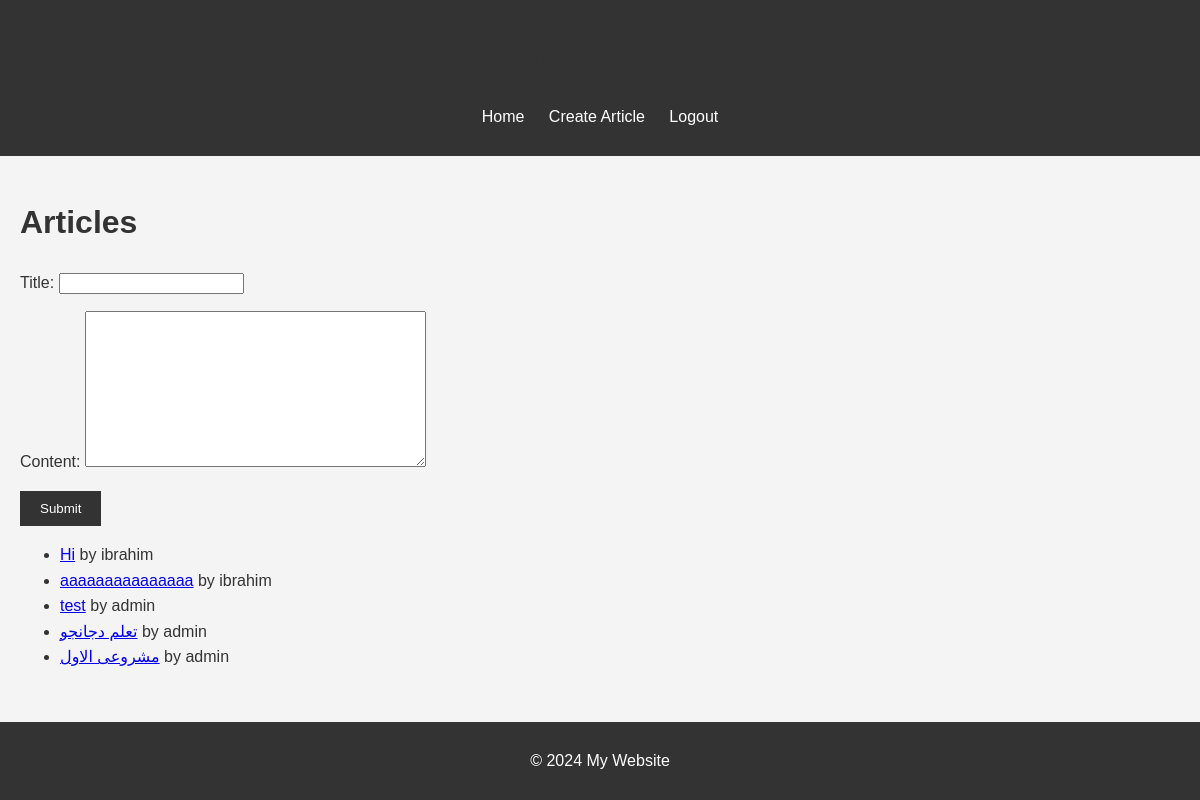
Screenshot of /blog/ (signed in) with the database file from the repository.
### blog/models.py (models this page shows, shortened)
class Article(models.Model):
    title = models.CharField(max_length=100)
    content = models.TextField()
    author = models.ForeignKey(User, on_delete=models.CASCADE)
    created_at = models.DateTimeField(auto_now_add=True)

### blog/views.py (the view)
# urls.py: path('', home, name='home'),
@login_required
def home(request):
    articles = Article.objects.all()
    if request.method == 'POST':
        form = ArticleForm(request.POST)
        if form.is_valid():
            article = form.save(commit=False)
            article.author = request.user
            article.save()
            return redirect('home')
    else:
        form = ArticleForm()
    return render(request, 'home.html', {'form': form, 'articles': articles})

### blog/forms.py
class ArticleForm(forms.ModelForm):
    class Meta:
        model = Article
        fields = ['title', 'content']

### blog/templates/home.html (shortened to what this page needs)
{% extends 'base.html' %}
{% block content %}
  <h1>Articles</h1>
  <form method="post">
    {{ form.as_p }}
    <button type="submit">Submit</button>
  </form>
  <ul>
      {% for article in articles %}
          <li>
              <a href="{% url 'article_detail' article.id %}">{{ article.title }}</a> by {{ article.author.username }}
          </li>
      {% empty %}
          <li>No articles available.</li>
      {% endfor %}
  </ul>
{% endblock %}

### static/styles.css (style rules this page uses)
body { font-family: Arial, sans-serif; line-height: 1.6; margin: 0; padding: 0; color: #333; background-color: #f4f4f4; }
h1, h2, h3 { color: #333; }
form { margin-top: 20px; }
form button { background: #333; color: #fff; border: none; padding: 10px 20px; cursor: pointer; }

### rows the page displays
Article: title "Hi", author.username "ibrahim"
Article: title "aaaaaaaaaaaaaaa", author.username "ibrahim"
Article: title "test", author.username "admin"
Article: title "تعلم دجانجو", author.username "admin"
Article: title "مشروعى الاول", author.username "admin"
